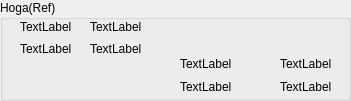
   <widget class="QGroupBox" name="groupBox">
    <property name="geometry">
     <rect>
      <x>30</x>
      <y>188</y>
      <width>351</width>
      <height>101</height>
     </rect>
    </property>
    <property name="title">
     <string>Hoga(Ref)</string>
    </property>
    <widget class="QLabel" name="lblShoga2">
     <property name="geometry">
      <rect>
       <x>90</x>
       <y>6</y>
       <width>121</width>
       <height>41</height>
      </rect>
     </property>
     <property name="layoutDirection">
      <enum>Qt::RightToLeft</enum>
     </property>
     <property name="text">
      <string>TextLabel</string>
     </property>
     <property name="alignment">
      <set>Qt::AlignLeading|Qt::AlignLeft|Qt::AlignVCenter</set>
     </property>
    </widget>
    <widget class="QLabel" name="lblShoga1">
     <property name="geometry">
      <rect>
       <x>90</x>
       <y>28</y>
       <width>121</width>
       <height>41</height>
      </rect>
     </property>
     <property name="layoutDirection">
      <enum>Qt::RightToLeft</enum>
     </property>
     <property name="text">
      <string>TextLabel</string>
     </property>
     <property name="alignment">
      <set>Qt::AlignLeading|Qt::AlignLeft|Qt::AlignVCenter</set>
     </property>
    </widget>
    <widget class="QLabel" name="lblBhoga2">
     <property name="geometry">
      <rect>
       <x>180</x>
       <y>66</y>
       <width>121</width>
       <height>41</height>
      </rect>
     </property>
     <property name="layoutDirection">
      <enum>Qt::RightToLeft</enum>
     </property>
     <property name="text">
      <string>TextLabel</string>
     </property>
     <property name="alignment">
      <set>Qt::AlignLeading|Qt::AlignLeft|Qt::AlignVCenter</set>
     </property>
    </widget>
    <widget class="QLabel" name="lblBhoga1">
     <property name="geometry">
      <rect>
       <x>180</x>
       <y>43</y>
       <width>121</width>
       <height>41</height>
      </rect>
     </property>
     <property name="layoutDirection">
      <enum>Qt::RightToLeft</enum>
     </property>
     <property name="text">
      <string>TextLabel</string>
     </property>
     <property name="alignment">
      <set>Qt::AlignLeading|Qt::AlignLeft|Qt::AlignVCenter</set>
     </property>
    </widget>
    <widget class="QLabel" name="lblSqty2">
     <property name="geometry">
      <rect>
       <x>20</x>
       <y>6</y>
       <width>61</width>
       <height>41</height>
      </rect>
     </property>
     <property name="layoutDirection">
      <enum>Qt::LeftToRight</enum>
     </property>
     <property name="text">
      <string>TextLabel</string>
     </property>
     <property name="alignment">
      <set>Qt::AlignLeading|Qt::AlignLeft|Qt::AlignVCenter</set>
     </property>
    </widget>
    <widget class="QLabel" name="lblBqty2">
     <property name="geometry">
      <rect>
       <x>280</x>
       <y>66</y>
       <width>61</width>
       <height>41</height>
      </rect>
     </property>
     <property name="layoutDirection">
      <enum>Qt::RightToLeft</enum>
     </property>
     <property name="text">
      <string>TextLabel</string>
     </property>
     <property name="alignment">
      <set>Qt::AlignLeading|Qt::AlignLeft|Qt::AlignVCenter</set>
     </property>
    </widget>
    <widget class="QLabel" name="lblBqty1">
     <property name="geometry">
      <rect>
       <x>280</x>
       <y>43</y>
       <width>61</width>
       <height>41</height>
      </rect>
     </property>
     <property name="layoutDirection">
      <enum>Qt::RightToLeft</enum>
     </property>
     <property name="text">
      <string>TextLabel</string>
     </property>
     <property name="alignment">
      <set>Qt::AlignLeading|Qt::AlignLeft|Qt::AlignVCenter</set>
     </property>
    </widget>
    <widget class="QLabel" name="lblSqty1">
     <property name="geometry">
      <rect>
       <x>20</x>
       <y>28</y>
       <width>61</width>
       <height>41</height>
      </rect>
     </property>
     <property name="layoutDirection">
      <enum>Qt::RightToLeft</enum>
     </property>
     <property name="text">
      <string>TextLabel</string>
     </property>
     <property name="alignment">
      <set>Qt::AlignLeading|Qt::AlignLeft|Qt::AlignVCenter</set>
     </property>
    </widget>
   </widget>
